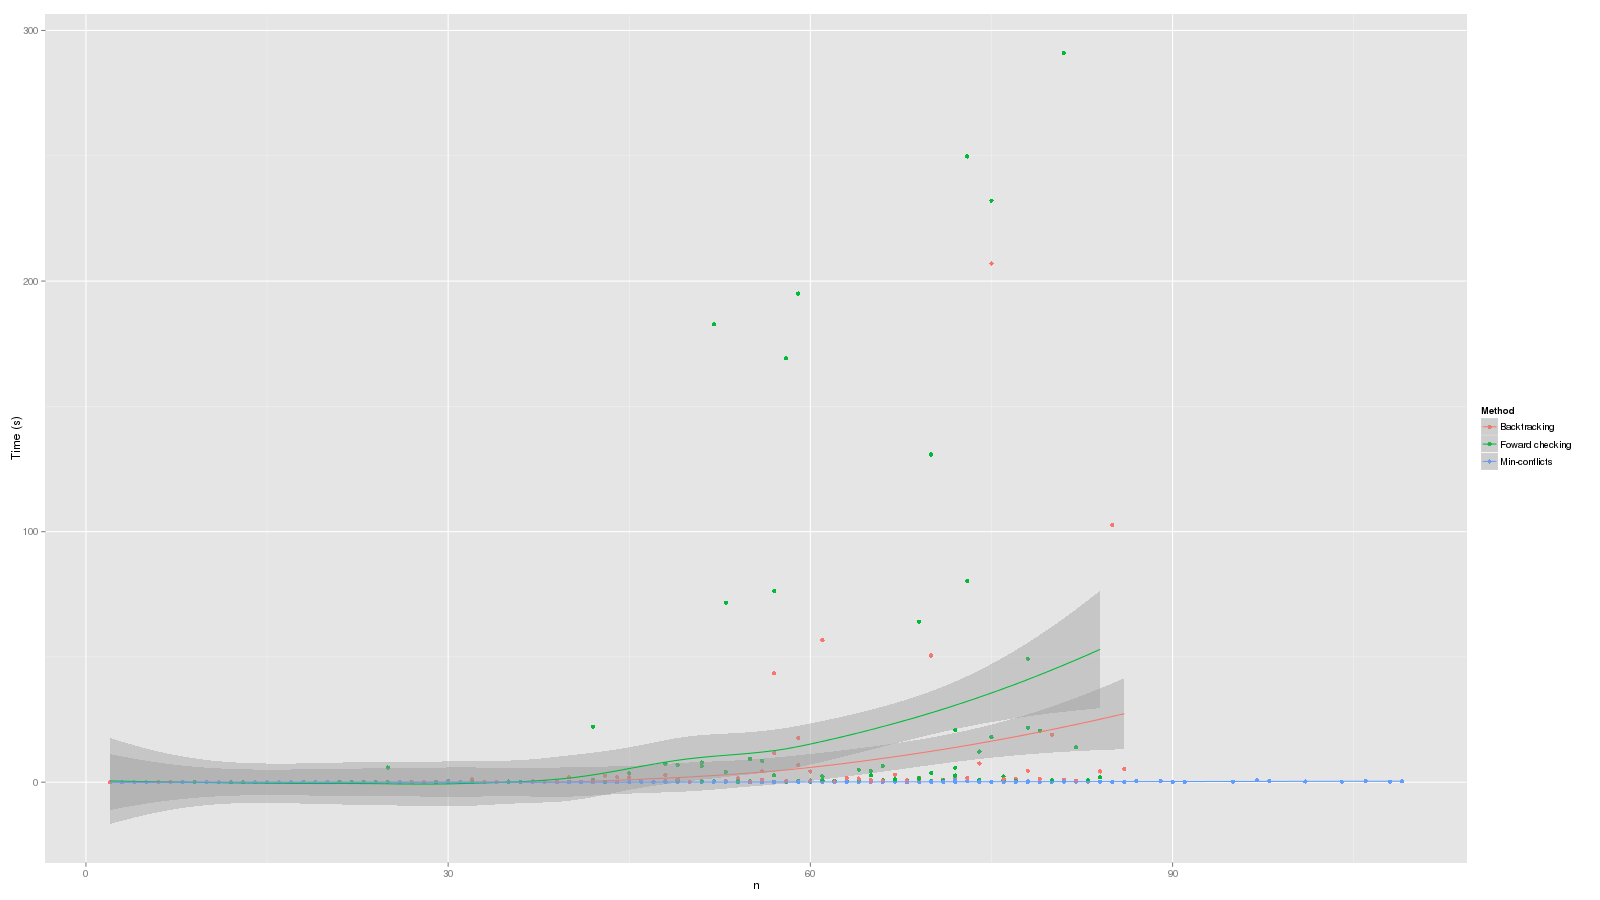

Generate this figure with R:
library(debug)
library(ggplot2)
data <- read.csv('random-coloring-data.csv', header=T, sep=',')

png("random-coloring.png", width=1600, height=900)
ggplot(data=data, aes(x=n, y=time, col=index)) +
  geom_point() +
  geom_smooth() +
  scale_color_discrete(name="Method",
                       labels=c("Backtracking",
                         "Foward checking",
                         "Min-conflicts")) +
  scale_x_continuous(name="n") +
  scale_y_continuous(name="Time (s)")
dev.off()

png("random-coloring-no-outliers.png", width=1600, height=900)
ggplot(data=data, aes(x=n, y=time, col=index)) +
  geom_point() +
  geom_smooth() +
  scale_color_discrete(name="Method",
                       labels=c("Backtracking",
                         "Foward checking",
                         "Min-conflicts")) +
  scale_x_continuous(name="n") +
  scale_y_continuous(name="Time (s)", limits=c(0, 1.5))
dev.off()
